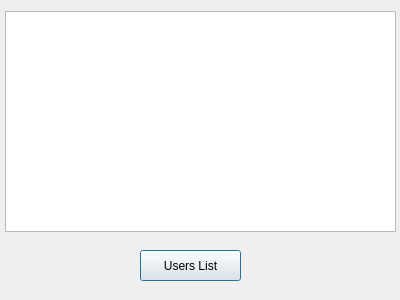
<?xml version="1.0" encoding="UTF-8"?>
<ui version="4.0">
 <class>usersList</class>
 <widget class="QDialog" name="usersList">
  <property name="geometry">
   <rect>
    <x>0</x>
    <y>0</y>
    <width>400</width>
    <height>300</height>
   </rect>
  </property>
  <property name="windowTitle">
   <string>Dialog</string>
  </property>
  <widget class="QPushButton" name="pushButton">
   <property name="geometry">
    <rect>
     <x>140</x>
     <y>250</y>
     <width>101</width>
     <height>31</height>
    </rect>
   </property>
   <property name="text">
    <string>Users List</string>
   </property>
  </widget>
  <widget class="QTableView" name="tableView">
   <property name="geometry">
    <rect>
     <x>5</x>
     <y>11</y>
     <width>391</width>
     <height>221</height>
    </rect>
   </property>
  </widget>
 </widget>
 <resources/>
 <connections/>
</ui>
